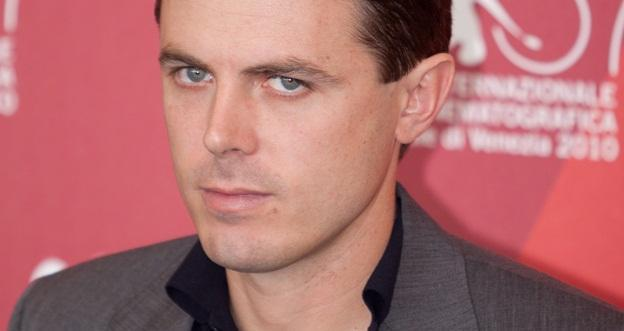
#> input picture Lab1/AGC_Challenge1_Materials/TRAINING/image_A0003.jpg, 624 x 331 px, given in place of the camera
$ python test.py
#> lines starting #> are read from the running program, lines starting #| are printed output that depends on the picture; after the words box and inside, x2 and y2 are one past the last pixel; in counts of white or black regions, pixels touching at a corner belong together
#> further down, frame is the input picture: shape (331, 624, 3); mean B, G, R 111.5, 110.5, 177
from __future__ import print_function
import cv2 as cv
import argparse
def detectAndDisplay(frame):
    frame_gray = cv.cvtColor(frame, cv.COLOR_BGR2GRAY)
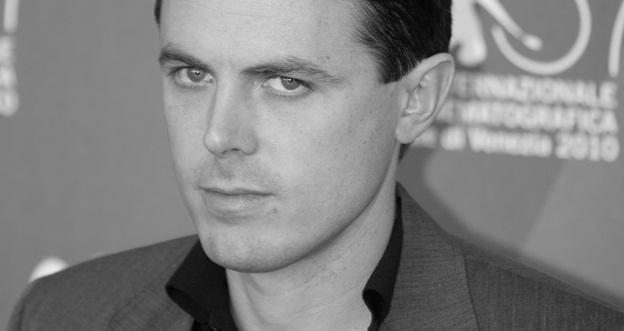
#> frame_gray: shape (331, 624); min 1, max 237, mean 130.5
    frame_gray = cv.equalizeHist(frame_gray)
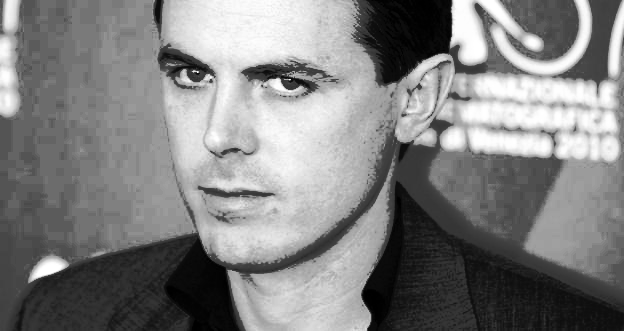
#> frame_gray: shape (331, 624); min 0, max 255, mean 129
    #-- Detect faces
    faces = face_cascade.detectMultiScale(frame_gray)
#> faces = [[132, 4, 211, 211]]
    for (x,y,w,h) in faces:
        center = (x + w//2, y + h//2)
        frame = cv.ellipse(frame, center, (w//2, h//2), 0, 0, 360, (255, 0, 255), 4)
        faceROI = frame_gray[y:y+h,x:x+w]
        #-- In each face, detect eyes
        eyes = eyes_cascade.detectMultiScale(faceROI)
        for (x2,y2,w2,h2) in eyes:
            eye_center = (x + x2 + w2//2, y + y2 + h2//2)
            radius = int(round((w2 + h2)*0.25))
            frame = cv.circle(frame, eye_center, radius, (255, 0, 0 ), 4)
#> this loop made 1 pass
#> (x, y, w, h, center, eyes) on pass 1: (132, 4, 211, 211, (237, 109), [[32, 44, 52, 52], [124, 44, 68, 68]])
#> pass 1, in detectAndDisplay, `frame = cv.ellipse(frame, center, (w//2, h//2), 0, 0, 360, (255, 0, 25..`:
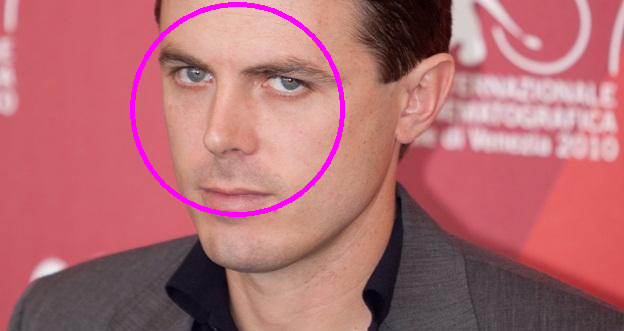
#> frame: shape (331, 624, 3); 1.6% of pixels changed, all inside (x1, y1, x2, y2) = (130, 2, 345, 217)
#> pass 1, in detectAndDisplay, `faceROI = frame_gray[y:y+h,x:x+w]`:
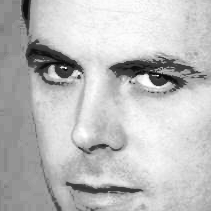
#> faceROI: shape (211, 211); min 9, max 255, mean 188.8
#> after the loop:
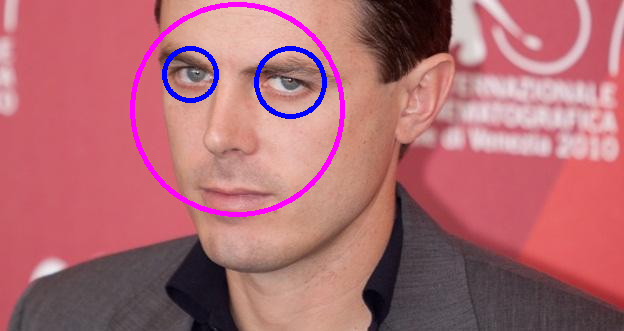
#> frame: shape (331, 624, 3); 0.91% of pixels changed, all inside (x1, y1, x2, y2) = (162, 46, 327, 119)
    cv.imshow('Capture - Face detection', frame)
parser = argparse.ArgumentParser(description='Code for Cascade Classifier tutorial.')
parser.add_argument('--face_cascade', help='Path to face cascade.', default='opencv/data/haarcascades/haarcascade_frontalface_alt.xml')
parser.add_argument('--eyes_cascade', help='Path to eyes cascade.', default='opencv/data/haarcascades/haarcascade_eye_tree_eyeglasses.xml')
parser.add_argument('--camera', help='Camera divide number.', type=int, default=0)
args = parser.parse_args()
face_cascade_name = args.face_cascade
eyes_cascade_name = args.eyes_cascade
face_cascade = cv.CascadeClassifier()
eyes_cascade = cv.CascadeClassifier()
#-- 1. Load the cascades
if not face_cascade.load(cv.samples.findFile(face_cascade_name)):
    print('--(!)Error loading face cascade')
    exit(0)
if not eyes_cascade.load(cv.samples.findFile(eyes_cascade_name)):
    print('--(!)Error loading eyes cascade')
    exit(0)
camera_device = args.camera
#-- 2. Read the video stream
cap = cv.VideoCapture(camera_device)
if not cap.isOpened:
    print('--(!)Error opening video capture')
    exit(0)
while True:
    ret, frame = cap.read()
    if frame is None:
        print('--(!) No captured frame -- Break!')
        break
    detectAndDisplay(frame)
    if cv.waitKey(10) == 27:
#> (key Esc is pressed here)
        break

$ run again, on Lab1/AGC_Challenge1_Materials/TRAINING/image_A0007.jpg
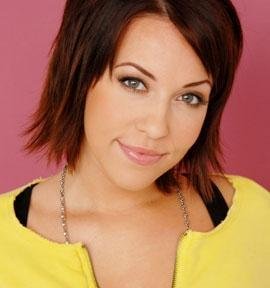
#> input picture Lab1/AGC_Challenge1_Materials/TRAINING/image_A0007.jpg, 270 x 288 px, given in place of the camera
#> frame is the input picture: shape (288, 270, 3); mean B, G, R 86, 119.1, 173.3
#> faces = [[86, 33, 145, 145]]
#> the loop in detectAndDisplay, `for (x,y,w,h) in faces:` made 1 pass
#> (x, y, w, h, center, eyes) on pass 1: (86, 33, 145, 145, (158, 105), [[90, 52, 27, 27], [29, 34, 33, 33]])
#> pass 1, in detectAndDisplay, `faceROI = frame_gray[y:y+h,x:x+w]`:
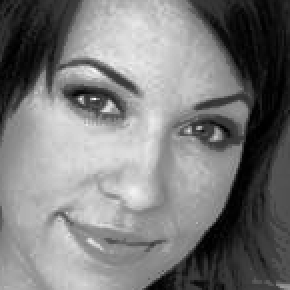
#> faceROI: shape (145, 145) (shown 2 times larger); min 0, max 255, mean 123.1
#> after the loop in detectAndDisplay, `for (x,y,w,h) in faces:`:
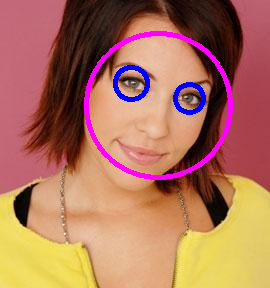
#> frame: shape (288, 270, 3); mean B, G, R 93.3, 115.1, 174.4
